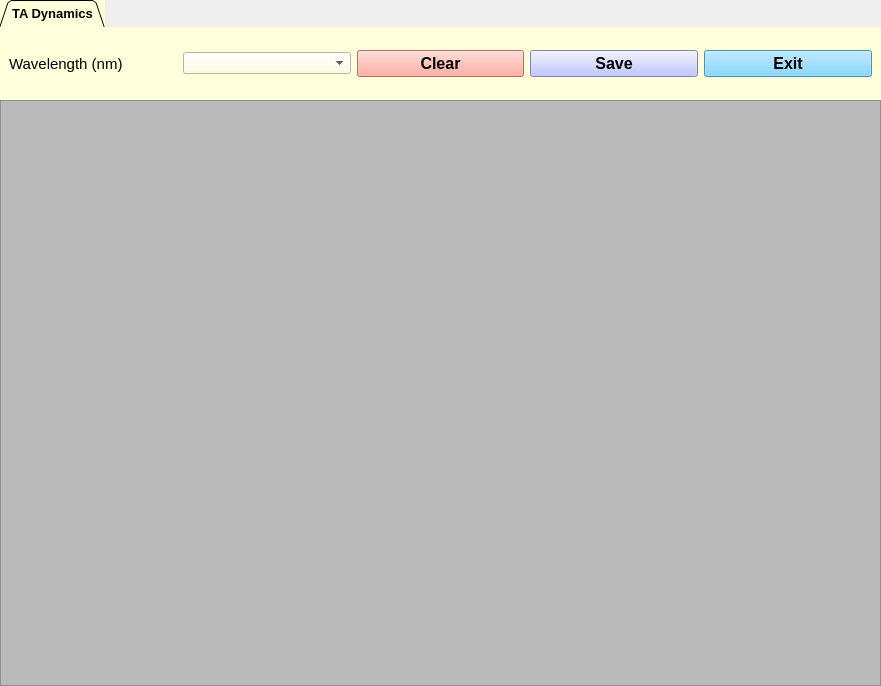
<?xml version="1.0" encoding="UTF-8"?>
<ui version="4.0">
 <class>Form</class>
 <widget class="QWidget" name="Form">
  <property name="geometry">
   <rect>
    <x>0</x>
    <y>0</y>
    <width>881</width>
    <height>686</height>
   </rect>
  </property>
  <property name="windowTitle">
   <string>Transient Absorption Dynamics</string>
  </property>
  <layout class="QGridLayout" name="gridLayout">
   <property name="leftMargin">
    <number>0</number>
   </property>
   <property name="topMargin">
    <number>0</number>
   </property>
   <property name="rightMargin">
    <number>0</number>
   </property>
   <property name="bottomMargin">
    <number>0</number>
   </property>
   <property name="spacing">
    <number>0</number>
   </property>
   <item row="0" column="0">
    <widget class="QTabWidget" name="tabWidget">
     <property name="minimumSize">
      <size>
       <width>400</width>
       <height>0</height>
      </size>
     </property>
     <property name="maximumSize">
      <size>
       <width>16777215</width>
       <height>100</height>
      </size>
     </property>
     <property name="font">
      <font>
       <pointsize>10</pointsize>
       <weight>75</weight>
       <bold>true</bold>
      </font>
     </property>
     <property name="styleSheet">
      <string notr="true">background-color: rgb(255, 255, 219);
border-right-color: rgb(0, 0, 0);
border-color: rgb(0, 0, 0);</string>
     </property>
     <property name="tabPosition">
      <enum>QTabWidget::North</enum>
     </property>
     <property name="tabShape">
      <enum>QTabWidget::Triangular</enum>
     </property>
     <property name="currentIndex">
      <number>0</number>
     </property>
     <property name="movable">
      <bool>false</bool>
     </property>
     <widget class="QWidget" name="tab_3">
      <attribute name="title">
       <string>TA Dynamics</string>
      </attribute>
      <layout class="QGridLayout" name="gridLayout_3">
       <item row="0" column="0">
        <layout class="QHBoxLayout" name="horizontalLayout_4">
         <item>
          <widget class="QLabel" name="label">
           <property name="font">
            <font>
             <pointsize>11</pointsize>
             <weight>50</weight>
             <bold>false</bold>
            </font>
           </property>
           <property name="text">
            <string>Wavelength (nm)</string>
           </property>
          </widget>
         </item>
         <item>
          <widget class="QComboBox" name="ta_dyn_comboBox"/>
         </item>
         <item>
          <widget class="QPushButton" name="ta_dyn_clean_pushButton">
           <property name="font">
            <font>
             <pointsize>12</pointsize>
             <weight>75</weight>
             <bold>true</bold>
            </font>
           </property>
           <property name="styleSheet">
            <string notr="true">background-color: rgb(255, 85, 0);
background-color: rgb(255, 152, 138);</string>
           </property>
           <property name="text">
            <string>Clear</string>
           </property>
          </widget>
         </item>
         <item>
          <widget class="QPushButton" name="ta_dyn_save_pushButton">
           <property name="font">
            <font>
             <pointsize>12</pointsize>
             <weight>75</weight>
             <bold>true</bold>
            </font>
           </property>
           <property name="styleSheet">
            <string notr="true">background-color: rgb(173, 180, 255);</string>
           </property>
           <property name="text">
            <string>Save</string>
           </property>
          </widget>
         </item>
         <item>
          <widget class="QPushButton" name="ta_dyn_exit_pushButton">
           <property name="font">
            <font>
             <pointsize>12</pointsize>
             <weight>75</weight>
             <bold>true</bold>
            </font>
           </property>
           <property name="styleSheet">
            <string notr="true">background-color: rgb(105, 203, 255);</string>
           </property>
           <property name="text">
            <string>Exit</string>
           </property>
          </widget>
         </item>
        </layout>
       </item>
      </layout>
     </widget>
    </widget>
   </item>
   <item row="1" column="0">
    <widget class="PlotWidget" name="ta_dyn_graphicsView">
     <property name="minimumSize">
      <size>
       <width>0</width>
       <height>550</height>
      </size>
     </property>
     <property name="maximumSize">
      <size>
       <width>16777215</width>
       <height>800</height>
      </size>
     </property>
     <property name="styleSheet">
      <string notr="true">background-color: rgb(186, 186, 186);</string>
     </property>
    </widget>
   </item>
  </layout>
 </widget>
 <customwidgets>
  <customwidget>
   <class>PlotWidget</class>
   <extends>QGraphicsView</extends>
   <header location="global">pyqtgraph</header>
  </customwidget>
 </customwidgets>
 <resources/>
 <connections/>
</ui>
